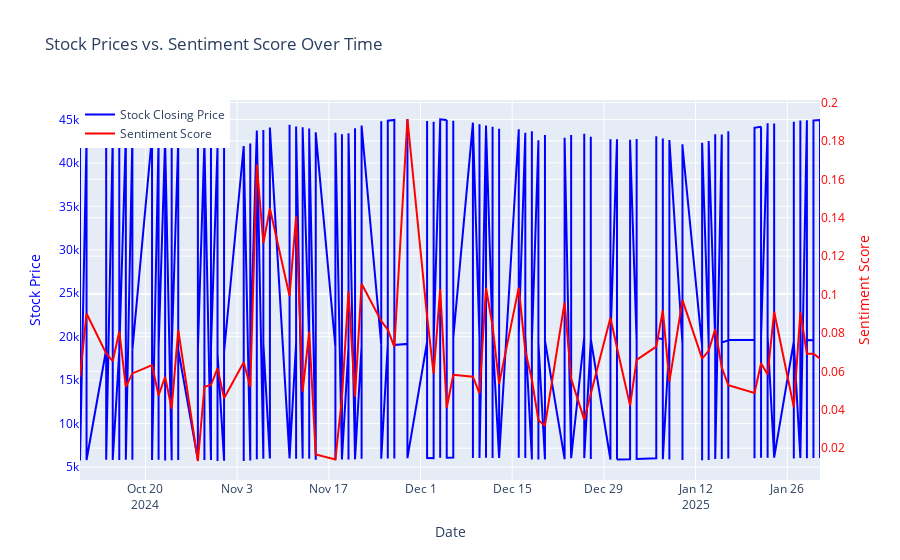

Notebook source saved alongside this figure:
### Code cell
fig = go.Figure()

fig.add_trace(go.Scatter(
    x=df_final["Date"],
    y=df_final["ClosingPrice"],
    mode="lines",
    name="Stock Closing Price",
    line=dict(color="blue")
))

fig.add_trace(go.Scatter(
    x=df_final["Date"],
    y=df_final["sentiment_score"],
    mode="lines",
    name="Sentiment Score",
    line=dict(color="red"),
    yaxis="y2" 
))

fig.update_layout(
    title="Stock Prices vs. Sentiment Score Over Time",
    xaxis=dict(title="Date"),
    yaxis=dict(title="Stock Price", titlefont=dict(color="blue"), tickfont=dict(color="blue")),
    yaxis2=dict(title="Sentiment Score", titlefont=dict(color="red"), tickfont=dict(color="red"),
                overlaying="y", side="right"), 
    legend=dict(x=0, y=1)
)
fig.show()

### Figure 1 — Plotly figure (JSON) as saved in the notebook; plotly's stock layout.template omitted (floating-point values rounded to 4 significant figures; data arrays with more than 128 entries replaced by an {"elided": "..."} marker saying what was removed)
{"data": [{"line": {"color": "blue"}, "mode": "lines", "name": "Stock Closing Price", "type": "scatter", "x": {"elided": "1590 str values"}, "y": {"elided": "1590 float values"}}, {"line": {"color": "red"}, "mode": "lines", "name": "Sentiment Score", "type": "scatter", "x": {"elided": "1590 str values"}, "y": {"elided": "1590 float values"}, "yaxis": "y2"}], "layout": {"legend": {"x": 0, "y": 1}, "title": {"text": "Stock Prices vs. Sentiment Score Over Time"}, "xaxis": {"title": {"text": "Date"}}, "yaxis": {"tickfont": {"color": "blue"}, "title": {"font": {"color": "blue"}, "text": "Stock Price"}}, "yaxis2": {"overlaying": "y", "side": "right", "tickfont": {"color": "red"}, "title": {"font": {"color": "red"}, "text": "Sentiment Score"}}}}
